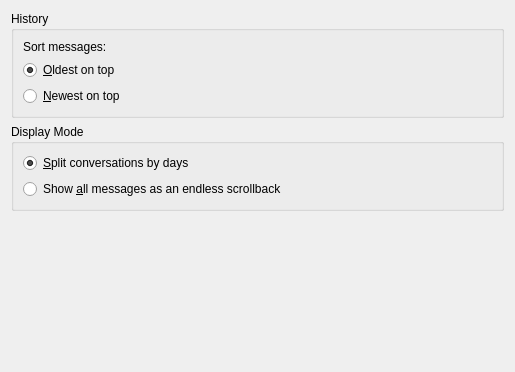
<?xml version="1.0" encoding="UTF-8"?>
<ui version="4.0">
 <class>BehaviorConfig</class>
 <widget class="QWidget" name="BehaviorConfig">
  <property name="geometry">
   <rect>
    <x>0</x>
    <y>0</y>
    <width>515</width>
    <height>372</height>
   </rect>
  </property>
  <layout class="QVBoxLayout" name="verticalLayout">
   <item>
    <widget class="QGroupBox" name="groupBox">
     <property name="title">
      <string>History</string>
     </property>
     <layout class="QVBoxLayout" name="verticalLayout_2">
      <item>
       <widget class="QLabel" name="label">
        <property name="text">
         <string>Sort messages:</string>
        </property>
       </widget>
      </item>
      <item>
       <widget class="QRadioButton" name="sortOldestOnTop">
        <property name="text">
         <string>&amp;Oldest on top</string>
        </property>
        <property name="checked">
         <bool>true</bool>
        </property>
        <attribute name="buttonGroup">
         <string notr="true">sortButtonGroup</string>
        </attribute>
       </widget>
      </item>
      <item>
       <widget class="QRadioButton" name="sortNewestOnTop">
        <property name="text">
         <string>&amp;Newest on top</string>
        </property>
        <attribute name="buttonGroup">
         <string notr="true">sortButtonGroup</string>
        </attribute>
       </widget>
      </item>
     </layout>
    </widget>
   </item>
   <item>
    <widget class="QGroupBox" name="groupBox_2">
     <property name="title">
      <string>Display Mode</string>
     </property>
     <layout class="QVBoxLayout" name="verticalLayout_3">
      <item>
       <widget class="QRadioButton" name="modeSplitByDays">
        <property name="text">
         <string>&amp;Split conversations by days</string>
        </property>
        <property name="checked">
         <bool>true</bool>
        </property>
        <attribute name="buttonGroup">
         <string notr="true">modeButtonGroup</string>
        </attribute>
       </widget>
      </item>
      <item>
       <widget class="QRadioButton" name="modeScrollback">
        <property name="text">
         <string>Show &amp;all messages as an endless scrollback</string>
        </property>
        <attribute name="buttonGroup">
         <string notr="true">modeButtonGroup</string>
        </attribute>
       </widget>
      </item>
     </layout>
    </widget>
   </item>
   <item>
    <spacer name="verticalSpacer">
     <property name="orientation">
      <enum>Qt::Vertical</enum>
     </property>
     <property name="sizeHint" stdset="0">
      <size>
       <width>20</width>
       <height>40</height>
      </size>
     </property>
    </spacer>
   </item>
  </layout>
 </widget>
 <resources/>
 <connections/>
 <buttongroups>
  <buttongroup name="sortButtonGroup"/>
  <buttongroup name="modeButtonGroup"/>
 </buttongroups>
</ui>
